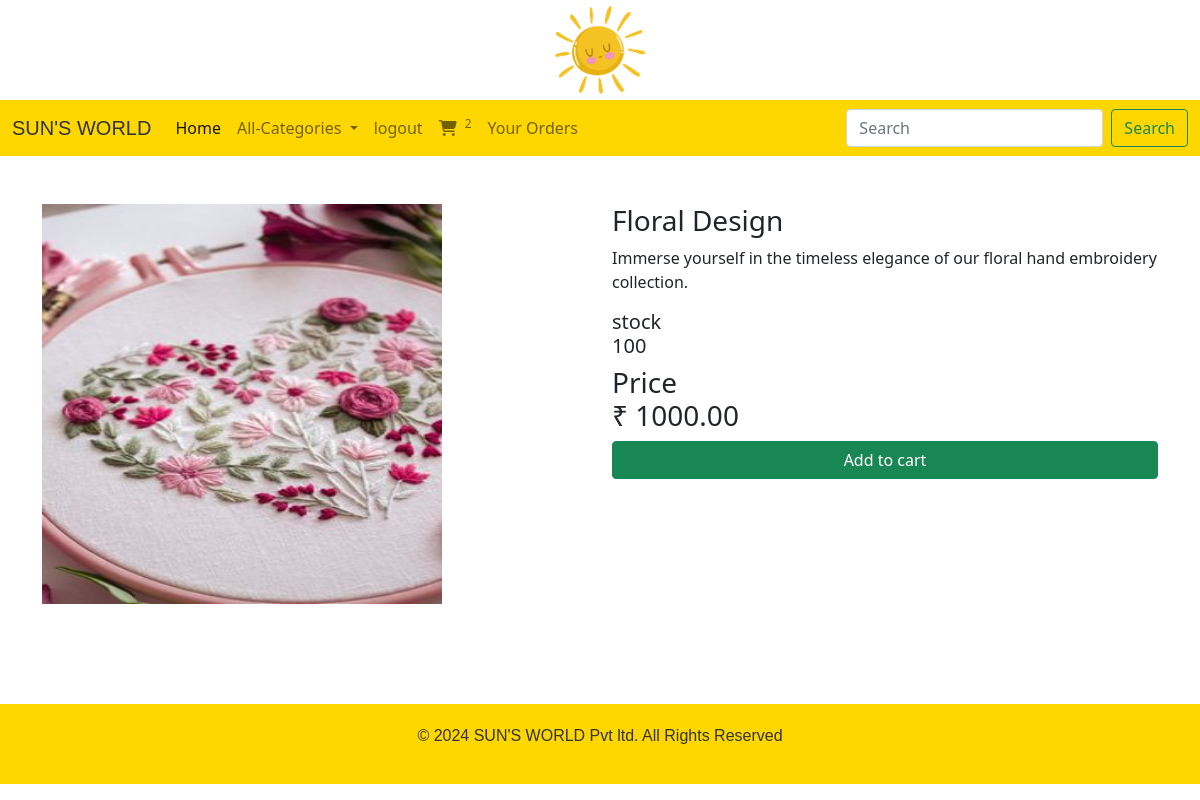
/detail/Floral Design/ (signed in), run on the app's committed database.
### shop/models.py (models this page shows, shortened)
class Product(models.Model):
    name = models.CharField(max_length=30)
    desc = models.TextField(default="")
    image = models.ImageField(upload_to='product', null=True, blank=True)
    price = models.DecimalField(max_digits=10, decimal_places=2)
    stock = models.IntegerField(default=0)
    available = models.BooleanField(default=True)
    created = models.DateTimeField(auto_now_add=True)
    updated = models.DateTimeField(auto_now=True)
    category = models.ForeignKey(Category, on_delete=models.CASCADE)

### shop/views.py (the view)
# urls.py: path('detail/<p>/',views.detail, name='detail'),
def detail(request, p):
    p = Product.objects.get( name=p)
    return render(request, 'detail.html', {'p': p})

### cart/context_processors.py (called while the page is built)
def total_count(request):
    item_count=0
    u=request.user
    try:
        cart=Cart.objects.filter(user=u)
        for i in cart:
            item_count+=i.quantity
    except:
        item_count=0
    return {'count':item_count}

### shop/context_processors.py (called while the page is built)
def menu_links(request):
    c=Category.objects.all()
    return {'links':c}

### templates/detail.html
<!DOCTYPE html>
{% extends 'base.html' %}
{% load static %}
{% block content %}
<div class="container mt-5" style="margin-bottom :100px;">
    <div class="row">
        <div class="col-md-6">
            <img src="{{ p.image.url }}" style="height: 400px; width: 400px;" alt="{{ p.name }}">
        </div>
        <div class="col-md-6">
            <div class="choco">
                <h3>{{ p.name }}</h3>
                <p>{{ p.desc }}</p>
                <h5>stock<br>{{ p.stock }}</h5>
                <h3>Price  <br>₹ {{p.price}}</h3>
            </div>
            <div>
                {% if user.is_superuser == True %}
                    {% if p.stock == 0 %}
                    <h2>out of stock</h2>
                    <a href="{% url 'admin:index' %}" class="btn btn-success d-block mx-auto">Add Stock</a>
                    {% else %}
                    <h2>In stock</h2>
                    <a href="{% url 'admin:index' %}" class="btn btn-success d-block mx-auto">Add Stock</a>
                    {% endif %}
                {% else %}
                    {% if p.stock == 0 %}
                    <h2>out of stock</h2>
                    {% else %}
                    <a href="{% url 'cart:cart' p.name %}" class="btn btn-success d-block mx-auto">Add to cart</a>
                    {% endif %}
                {% endif %}
            </div>
        </div>
    </div>
</div>
{% endblock %}

### static/css/style.css (style rules this page uses)
body { margin-bottom: 1px; }

### data on the page
Product: image (picture), name "Floral Design", desc "Immerse yourself in the timeless elegance of our floral hand embroidery collection.", stock "100", price "1000.00"

### other printed values
{{ count }} "2"
